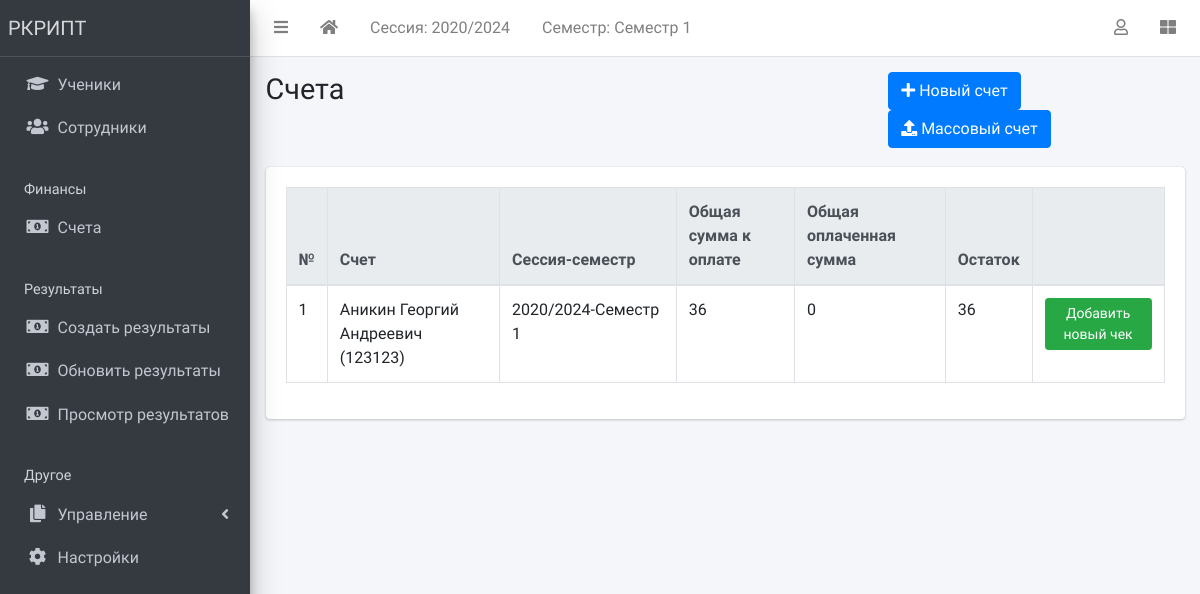
Before: /finance/list/ (signed in) with the older database file.
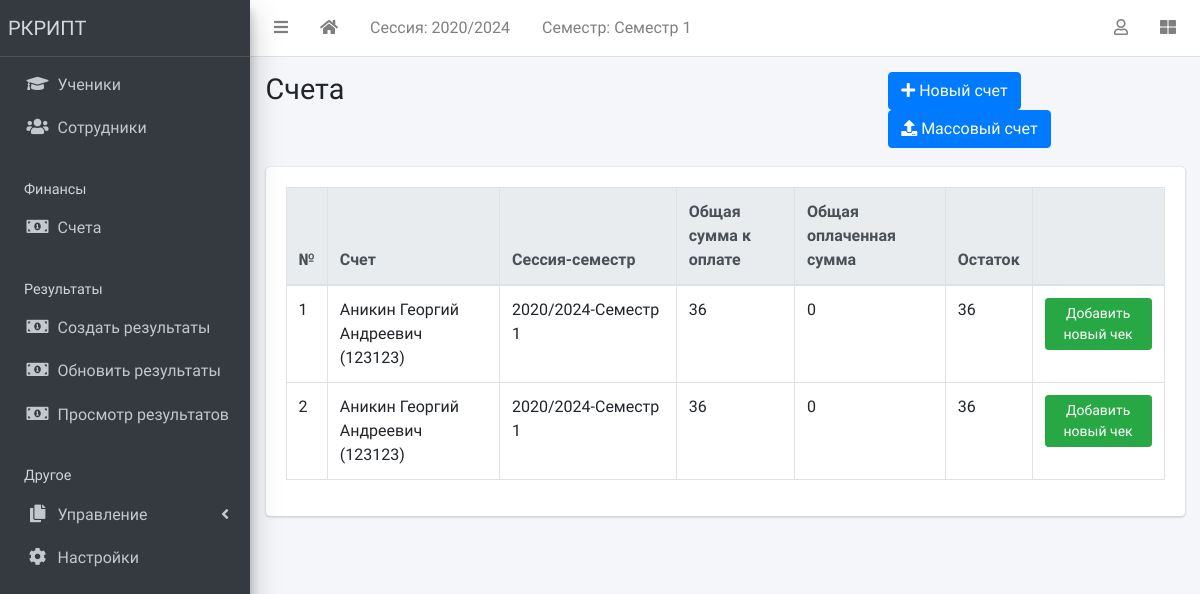
After: the same page with the newer database file.
### apps/finance/models.py (models this page shows, shortened)
class Invoice(models.Model):
    student = models.ForeignKey(Student, on_delete=models.CASCADE)
    session = models.ForeignKey(AcademicSession, on_delete=models.CASCADE)
    term = models.ForeignKey(AcademicTerm, on_delete=models.CASCADE)
    class_for = models.ForeignKey(StudentClass, on_delete=models.CASCADE)
    balance_from_previous_term = models.IntegerField(default=0)
    status = models.CharField(
        max_length=20,
        choices=[("active", "Active"), ("closed", "Closed")],
        default="active",
    )
    class Meta:
        ordering = ["student", "term"]
    def __str__(self):
        return f"{self.student}"
    def balance(self):
        payable = self.total_amount_payable()
        paid = self.total_amount_paid()
        return payable - paid
    def amount_payable(self):
        items = InvoiceItem.objects.filter(invoice=self)
        total = 0
        for item in items:
            total += item.amount
        return total
    def total_amount_payable(self):
        return self.balance_from_previous_term + self.amount_payable()
    def total_amount_paid(self):
        receipts = Receipt.objects.filter(invoice=self)
        amount = 0
        for receipt in receipts:
            amount += receipt.amount_paid
        return amount

### apps/students/models.py (models this page shows, shortened)
class Student(models.Model):
    STATUS_CHOICES = [("active", "Active"), ("inactive", "Inactive")]
    GENDER_CHOICES = [("male", "Male"), ("female", "Female")]
    current_status = models.CharField(
        max_length=10, choices=STATUS_CHOICES, default="active"
    )
    registration_number = models.CharField(max_length=200, unique=True)
    surname = models.CharField(max_length=200)
    firstname = models.CharField(max_length=200)
    other_name = models.CharField(max_length=200, blank=True)
    gender = models.CharField(max_length=10, choices=GENDER_CHOICES, default="male")
    date_of_birth = models.DateField(default=timezone.now)
    current_class = models.ForeignKey(
        StudentClass, on_delete=models.SET_NULL, blank=True, null=True
    )
    date_of_admission = models.DateField(default=timezone.now)
    mobile_num_regex = RegexValidator(
        regex="^[0-9]{10,15}$", message="Entered mobile number isn't in a right format!"
    )
    parent_mobile_number = models.CharField(
        validators=[mobile_num_regex], max_length=13, blank=True
    )
    address = models.TextField(blank=True)
    others = models.TextField(blank=True)
    passport = models.ImageField(blank=True, upload_to="students/passports/")
    class Meta:
        ordering = ["surname", "firstname", "other_name"]
    def __str__(self):
        return f"{self.surname} {self.firstname} {self.other_name} ({self.registration_number})"

### apps/corecode/models.py (models this page shows)
class AcademicSession(models.Model):
    name = models.CharField(max_length=200, unique=True)
    current = models.BooleanField(default=True)
    class Meta:
        ordering = ["-name"]
    def __str__(self):
        return self.name

class AcademicTerm(models.Model):
    name = models.CharField(max_length=20, unique=True)
    current = models.BooleanField(default=True)
    class Meta:
        ordering = ["name"]
    def __str__(self):
        return self.name

### apps/finance/views.py (the view)
# urls.py: path("list/", InvoiceListView.as_view(), name="invoice-list"),
class InvoiceListView(LoginRequiredMixin, ListView):
    model = Invoice

### apps/corecode/context_processors.py (called while the page is built)
def site_defaults(request):
    current_session = AcademicSession.objects.get(current=True)
    current_term = AcademicTerm.objects.get(current=True)
    vals = SiteConfig.objects.all()
    contexts = {
        "current_session": current_session.name,
        "current_term": current_term.name,
    }
    for val in vals:
        contexts[val.key] = val.value
    return contexts

### apps/finance/templates/finance/invoice_list.html (shortened to what this page needs)
{% extends 'base.html' %}
{% load humanize %}
{% block title %}Счета{% endblock title %}
{% block breadcrumb %}
<a class="btn btn-primary" href="{% url 'invoice-create' %}"><i
    class="fas fa-plus"></i> Новый счет</a>
<a class="btn btn-primary" href="{% url 'bulk-invoice' %}"><i
    class="fas fa-upload"></i> Массовый счет</a>
{% endblock breadcrumb %}
{% block content %}
  <div class="table-responsive">
    <table id="invoicetable" class="table table-bordered table-hover">
      <thead class="thead-light">
        <tr>
          <th>№</th>
          <th>Счет</th>
          <th>Сессия-семестр</th>
          <th>Общая сумма к оплате</th>
          <th>Общая оплаченная сумма</th>
          <th>Остаток</th>
          <th></th>
        </tr>
      </thead>
      <tbody>
        {% for invoice in object_list %}
          <tr class='clickable-row' data-href="{% url 'invoice-detail' invoice.id %}">
            <td>{{ forloop.counter}}</td>
            <td>{{ invoice}}</td>
            <td>{{ invoice.session}}-{{ invoice.term}}</td>
            <td>{{ invoice.total_amount_payable | intcomma }}</td>
            <td>{{ invoice.total_amount_paid | intcomma }}</td>
            <td>{{ invoice.balance | intcomma }}</td>
            <td><a class="btn btn-success btn-sm"
                href="{% url 'receipt-create' %}?invoice={{ invoice.id }}">Добавить новый
                чек</a></td>
          </tr>
        {% endfor %}
      </tbody>
    </table>
  </div>
{% endblock content %}

Changed rows visible on the page:
added Invoice: student.registration_number "Аникин Георгий Андреевич (123123)", session "2020/2024", term "Семестр 1", total_amount_payable "36", total_amount_paid "0", balance "36"
